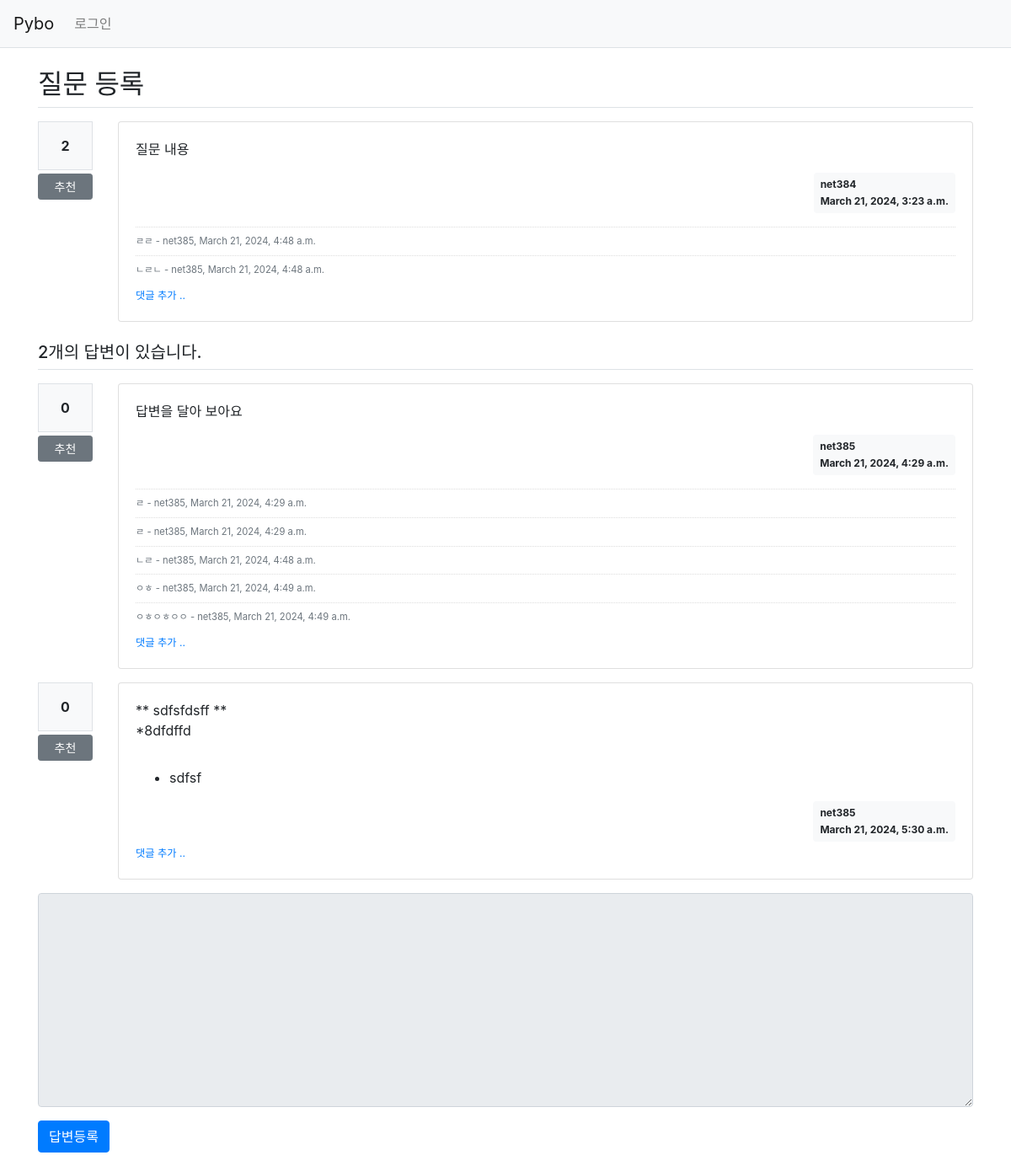
Page /pybo/308/ on the committed database.
### pybo/models.py (models this page shows, shortened)
class Question(models.Model):
    author = models.ForeignKey(User, on_delete=models.CASCADE,related_name='author_question')
    subject = models.CharField(max_length=200)
    content = models.TextField()
    create_date = models.DateTimeField()
    modify_date = models.DateTimeField(null=True, blank=True)
    voter = models.ManyToManyField(User, related_name='voter_question')

class Comment(models.Model):
    author = models.ForeignKey(User, on_delete=models.CASCADE)
    content = models.TextField()
    create_date = models.DateTimeField()
    modify_date = models.DateTimeField(null=True, blank=True)
    question = models.ForeignKey(Question, null=True, blank=True, on_delete=models.CASCADE)
    answer = models.ForeignKey(Answer, null=True, blank=True, on_delete=models.CASCADE)

class Answer(models.Model):
    author = models.ForeignKey(User, on_delete=models.CASCADE, related_name='author_answer')
    question = models.ForeignKey(Question, on_delete=models.CASCADE)
    content = models.TextField()
    create_date = models.DateTimeField()
    modify_date = models.DateTimeField(null=True, blank=True)
    voter = models.ManyToManyField(User, related_name='voter_answer')

### pybo/views/base_views.py (the view)
# urls.py: path('<int:question_id>/', base_views.detail, name='detail'),
def detail(request, question_id):
    question = get_object_or_404(Question, pk=question_id)
    context = {'question': question}
    return render(request, 'pybo/question_detail.html', context)

### pybo/templatetags/pybo_filter.py (called while the page is built)
@register.filter
def mark(value):
    extensitons = ["nl2br", "fenced_code"]
    return mark_safe(markdown.markdown(value, extensions=extensitons))

### templates/pybo/question_detail.html (shortened to what this page needs)
{% extends 'base.html' %}
{% load pybo_filter %}
{% block content %}
<div class="container my-3">
    <h2 class="border-bottom py-2">{{ question.subject }}</h2>
    <div class="row my-3">
        <div class="col-1">
            <div class="bg-light text-center p-3 border font-weight-bolder mb-1">{{question.voter.count}}</div>
            <a href="#" data-uri="{% url 'pybo:vote_question' question.id  %}"
               class="recommend btn btn-sm btn-secondary btn-block my-1">추천</a>
        </div>
        <div class="col-11">
            <div class="card">
                <div class="card-body">
                    <div class="card-text" >{{ question.content|mark }}</div>
                    <div class="d-flex justify-content-end">
                        <div class="badge badge-light p-2 text-left">
                            <div class="mb-2">{{ question.author.username }}</div>
                            <div>{{ question.create_date }}</div>
                        </div>
                    </div>
                    {% if question.comment_set.count > 0 %}
                    <div class="mt-3">
                    {% for comment in question.comment_set.all %}
                        <div class="comment py-2 text-muted">
                            <span style="white-space: pre-line;">{{ comment.content }}</span>
                            <span>
                                - {{ comment.author }}, {{ comment.create_date }}
                            </span>
                        </div>
                    {% endfor %}
                    </div>
                    {% endif %}
                    <div>
                        <a href="{% url 'pybo:comment_create_question' question.id  %}"
                           class="small"><small>댓글 추가 ..</small></a>
                    </div>
                </div>
            </div>
        </div>
    </div>
    <h5 class="border-bottom my-3 py-2">{{question.answer_set.count}}개의 답변이 있습니다.</h5>
    {% for answer in question.answer_set.all %}
    <div class="row my-3">
        <div class="col-1">
            <div class="bg-light text-center p-3 border font-weight-bolder mb-1">{{answer.voter.count}}</div>
            <a href="#" data-uri="{% url 'pybo:vote_answer' answer.id  %}"
                class="recommend btn btn-sm btn-secondary btn-block my-1">추천</a>
        </div>
        <div class="col-11">
            <div class="card">
                <div class="card-body">
                    <div class="card-text" >{{ answer.content|mark }}</div>
                    <div class="d-flex justify-content-end">
                        <div class="badge badge-light p-2 text-left">
                            <div class="mb-2">{{ answer.author.username }}</div>
                            <div>{{ answer.create_date }}</div>
                        </div>
                    </div>
                    {% if answer.comment_set.count > 0 %}
                    <div class="mt-3">
                    {% for comment in answer.comment_set.all %}
                        <div class="comment py-2 text-muted">
                            <span style="white-space: pre-line;">{{ comment.content }}</span>
                            <span>
                                - {{ comment.author }}, {{ comment.create_date }}
                            </span>
                        </div>
                    {% endfor %}
                    </div>
                    {% endif %}
                    <div>
                        <a href="{% url 'pybo:comment_create_answer' answer.id  %}"
                           class="small"><small>댓글 추가 ..</small></a>
                    </div>
                </div>
            </div>
        </div>
    </div>
    {% endfor %}
    <form action="{% url 'pybo:answer_create' question.id %}" method="post" class="my-3">
        <div class="form-group">
            <textarea {% if not user.is_authenticated %}disabled{% endif %}
              name="content" id="content" class="form-control" rows="10"></textarea>
        </div>
        <input type="submit" value="답변등록" class="btn btn-primary">
    </form>
</div>
{% endblock %}

### static/style.css (style rules this page uses)
.comment { border-top:dotted 1px #ddd; font-size:0.7em; }

### rows in the picture
Question: subject "질문 등록", voter.count "2", content|mark "질문 내용", author.username "net384", create_date "March 21, 2024, 3:23 a.m.", answer_set.count "2"
Comment: content "ㄹㄹ", author "net385", create_date "March 21, 2024, 4:48 a.m."
Comment: content "ㄴㄹㄴ", author "net385", create_date "March 21, 2024, 4:48 a.m."
Answer: voter.count "0", content|mark "답변을 달아 보아요", author.username "net385", create_date "March 21, 2024, 4:29 a.m."
Comment: content "ㄹ", author "net385", create_date "March 21, 2024, 4:29 a.m."
Comment: content "ㄹ", author "net385", create_date "March 21, 2024, 4:29 a.m."
Comment: content "ㄴㄹ", author "net385", create_date "March 21, 2024, 4:48 a.m."
Comment: content "ㅇㅎ", author "net385", create_date "March 21, 2024, 4:49 a.m."
Comment: content "ㅇㅎㅇㅎㅇㅇ", author "net385", create_date "March 21, 2024, 4:49 a.m."
Answer: voter.count "0", content|mark "** sdfsfdsff ** *8dfdffd sdfsf", author.username "net385", create_date "March 21, 2024, 5:30 a.m."
